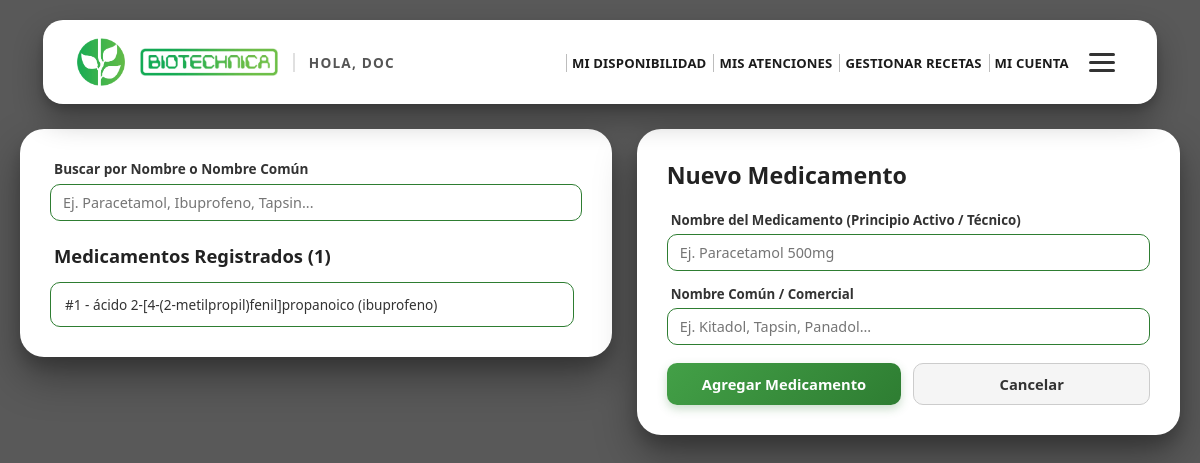
/GestionarMedicamentos (signed in), run on an earlier commit of the app's database.
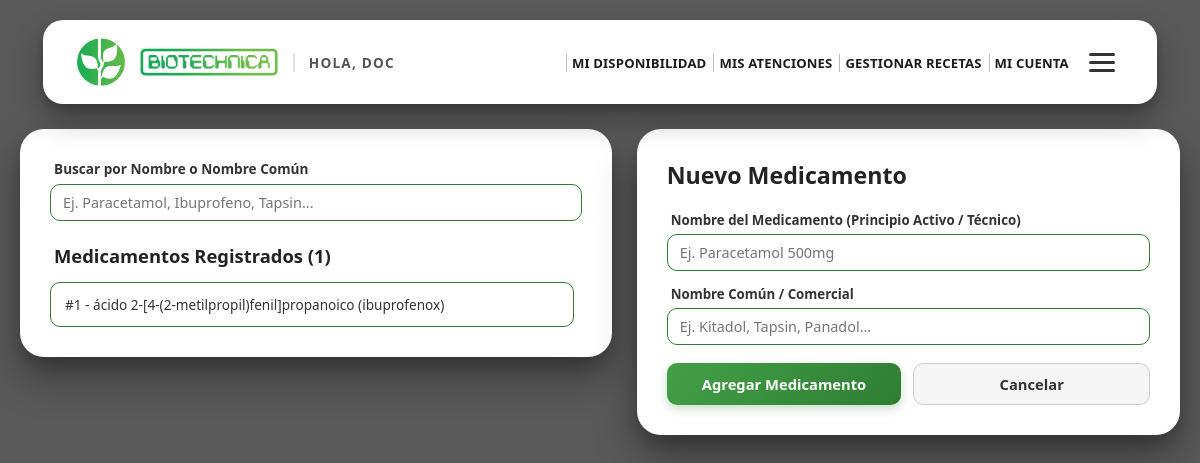
And on a later commit of the database.
### AppAdAtM/models.py (models this page shows)
class Medicamento(models.Model):
    ID_Medicamento = models.AutoField(primary_key=True)
    Nombre_Medicamento = models.CharField(max_length=50)
    Nombre_Comun = models.CharField(max_length=50)
    class Meta:
        db_table = 'Medicamento'

### AppAdAtM/views.py (the view, shortened to what this page needs)
# urls.py: path('GestionarMedicamentos', views.gestionmedicamentos, name='gestionar_medicamentos'),
@never_cache
@sesion_requerida
def gestionmedicamentos(request):
    medicamentos = Medicamento.objects.all().order_by('Nombre_Medicamento')
    return render(request, 'GestionarMedicamentos.html', {
        'medicamentos': medicamentos
    })

### AppAdAtM/views.py (called while the page is built)
def sesion_requerida(view_func):
    @wraps(view_func)
    @never_cache
    def _wrapped_view(request, *args, **kwargs):
        if not request.session.get('usuario_id'):
            return redirect('inicio_sesion')
        return view_func(request, *args, **kwargs)
    return _wrapped_view

### AppAdAtM/templates/GestionarMedicamentos.html (shortened to what the changed rows need)
{% load static %}
<!DOCTYPE html>
<html lang="es">
<head>
  <link rel="stylesheet" href="{% static 'AppAdAtM/css/Common.css' %}">
</head>
<body>
  <main class="dashboard-container">
    <section class="card left-panel">
      <h2 class="section-title">Medicamentos Registrados ({{ medicamentos|length }})</h2>
      <div class="user-list">
        {% for med in medicamentos %}
          <div class="user-item"
               data-id="{{ med.ID_Medicamento }}"
               data-nombre="{{ med.Nombre_Medicamento }}"
               data-comun="{{ med.Nombre_Comun }}">
            #{{ med.ID_Medicamento }} - {{ med.Nombre_Medicamento }} ({{ med.Nombre_Comun }})
          </div>
        {% empty %}
          <p style="color:#666; font-size:0.9rem; padding:10px;">No hay medicamentos registrados todavía.</p>
        {% endfor %}
      </div>
    </section>
    <section class="card right-panel">
      <h1 class="panel-header-title" id="titulo-formulario">Nuevo Medicamento</h1>
    </section>
  </main>
</body>
</html>

What changed in the data, as far as the page shows it:
changed Medicamento "ácido 2-[4-(2-metilpropil)fenil]propanoico": Nombre_Comun "ibuprofeno" → "ibuprofenox"
